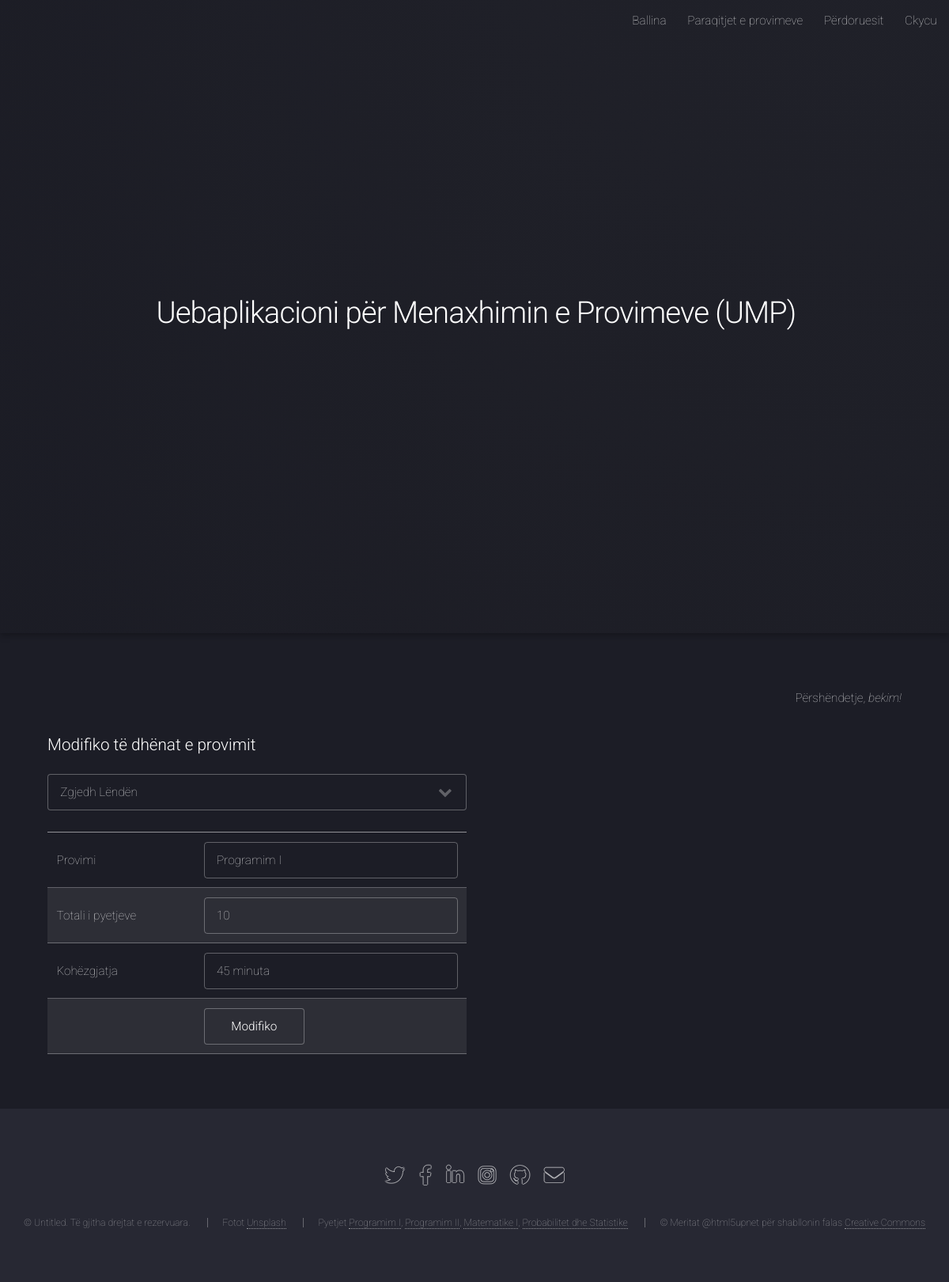
Page /ModuliAdministratorit/modifiko_Provim.php?ID_Prov=1 (signed in) on the committed database.
### tables this page shows
CREATE TABLE `ump_informacionet` (
  `ID_Info` int(11) NOT NULL,
  `Shenimi` varchar(100) NOT NULL,
  `Shpjegimi` varchar(10000) NOT NULL,
  `Pjesa_Faqes` varchar(50) NOT NULL
);

CREATE TABLE `ump_perdoruesit` (
  `ID_Perdoruesi` int(11) NOT NULL,
  `Emri_Perdoruesi` varchar(30) NOT NULL,
  `Fjalekalimi_Perdoruesi` varchar(30) NOT NULL,
  `Adresa_Perdoruesi` varchar(50) NOT NULL,
  `Email_Perdoruesi` varchar(50) NOT NULL
);

CREATE TABLE `ump_provimet` (
  `ID_Prov` int(11) NOT NULL,
  `ID_Lenda` int(11) NOT NULL,
  `Emri_Prov` varchar(50) NOT NULL,
  `Totali_Pyetjeve` varchar(30) NOT NULL,
  `Kohezgjatja` varchar(30) NOT NULL
);

### ModuliAdministratorit/kontrollo.php (called while the page is built, shortened)
<?php
include('konfiguro.php');
$kontrollo_perdorues=$_SESSION['Emri_Perdoruesi'];
$starto_deklarate = mysqli_query($lidhu,"SELECT Emri_Perdoruesi FROM ump_perdoruesit WHERE Emri_Perdoruesi='$kontrollo_perdorues' ");
$rreshti=mysqli_fetch_array($starto_deklarate,MYSQLI_ASSOC);
$kycu_perdorues=$rreshti['Emri_Perdoruesi'];
?>

### ModuliAdministratorit/modifiko_Provim.php (the view, shortened to what this page needs)
<?php
include("kontrollo.php");
?>
<?php
include_once("konfiguro.php");
?>
<?php
$ID_Prov = $_GET['ID_Prov'];
$rezultati = mysqli_query($lidhu,"SELECT * FROM ump_provimet WHERE ID_Prov=$ID_Prov");
while($rezultat = mysqli_fetch_array($rezultati))
{
	$Emri_Prov = $rezultat['Emri_Prov'];
	$Totali_Pyetjeve = $rezultat['Totali_Pyetjeve'];
	$Kohezgjatja = $rezultat['Kohezgjatja'];
}
?>
<!DOCTYPE HTML>
<html>
	<head>
		<link rel="stylesheet" href="assets/css/main.css" />
	</head>
	<body class="is-preload landing">
		<div id="page-wrapper">
				<header id="header">
					<?php include_once("meny.php"); ?>
			</header>
		<?php include_once("fillimi_faqes.php"); ?>
		<div id="main" class="wrapper style1">
			<div class="container">
						<section>
							<p style="text-align:right;">Përshëndetje, <em><?php  echo $kycu_perdorues;?>!</em></p>
						</section>
					<section>
							<form enctype="multipart/form-data"  name="form1" method="post" action="modifiko_Provim.php">
								<h3>Modifiko të dhënat e provimit</h3>
								<div class="row gtr-uniform gtr-50">
								<div class="col-6 col-12-xsmall">
								<table border="0">
									<tr>
										<select name="ID_Lenda">
											<option selected="selected" required>Zgjedh Lëndën</option>
										</select><br />
										</tr>
										<tr>
											<td>Provimi</td>
											<td><input type="text" name="Emri_Prov" value='<?php echo $Emri_Prov;?>' required /></td>
										</tr>
										<tr>
											<td>Totali i pyetjeve</td>
											<td><input type="text" name="Totali_Pyetjeve" value='<?php echo $Totali_Pyetjeve;?>' required /></td>
										</tr>
										<tr>
											<td>Kohëzgjatja</td>
											<td><input type="text" name="Kohezgjatja" value='<?php echo $Kohezgjatja;?>' required /></td>
										</tr>
										<tr>
											<td><input type="hidden" name="ID_Prov" value='<?php echo $_GET['ID_Prov'];?>' /></td>
											<td><input type="submit" name="modifiko_Provim" value="Modifiko"></td>
										</tr>
									</table>
									</div>
								</div>
							</form>
					</section>
			</div>
		</div>
				<?php include_once("fundi_faqes.php"); ?>
		</div>
	</body>
</html>

### ModuliAdministratorit/meny.php (shortened to what this page needs)
<?php
	$rezultati = mysqli_query($lidhu, "SELECT * FROM ump_informacionet WHERE Pjesa_Faqes='Meny_Administratori'");
	while ($rreshti = mysqli_fetch_assoc($rezultati)) {
	  extract($rreshti);
		 echo $Shpjegimi;
		}
?>

### ModuliAdministratorit/fillimi_faqes.php (shortened to what this page needs)
		<?php
				$rezultati = mysqli_query($lidhu, "SELECT * FROM ump_informacionet WHERE Pjesa_Faqes='Fillimi'");
				while ($rreshti = mysqli_fetch_assoc($rezultati)) {
				  extract($rreshti);
		?>
	<section id="banner">
			<div class="content">
				<header>
					<h2><?php echo $Shenimi ?></h2>
				</header>
			</div>
	</section>
<?php } ?>

### ModuliAdministratorit/fundi_faqes.php (shortened to what this page needs)
<footer id="footer">
		<ul class="icons">
					<?php
								$rezultati = mysqli_query($lidhu, "SELECT * FROM ump_informacionet WHERE Pjesa_Faqes='Fundi_RrjetetSociale'");
								while ($rreshti = mysqli_fetch_assoc($rezultati)) {
								  extract($rreshti);
					?>
					<?php echo $Shpjegimi; ?>
					<?php } ?>
		</ul>
		<ul class="copyright">
						<?php
						$rezultati = mysqli_query($lidhu, "SELECT * FROM ump_informacionet WHERE Pjesa_Faqes='Fundi_EdrejtaAutoriale'");
						while ($rreshti = mysqli_fetch_assoc($rezultati)) {
						  extract($rreshti);
						?>
			<?php echo $Shpjegimi; ?>
					<?php } ?>
		</ul>
</footer>

### rows in the picture
ump_informacionet: Shpjegimi "Ballina Paraqitjet e provimeve Përdoruesit Ckycu"
ump_informacionet: Shenimi "Uebaplikacioni për Menaxhimin e Provimeve (UMP)"
ump_perdoruesit: Emri_Perdoruesi "bekim"
ump_provimet: Emri_Prov "Programim I", Totali_Pyetjeve "10", Kohezgjatja "45 minuta"
ump_informacionet: Shpjegimi "© Untitled. Të gjitha drejtat e rezervuara. Fotot Unsplash Pyetjet Programim I , Programim II , Matematike I , Probabilitet dhe Statistike © Meritat @html5upnet për shabllonin falas Creative Commons"
